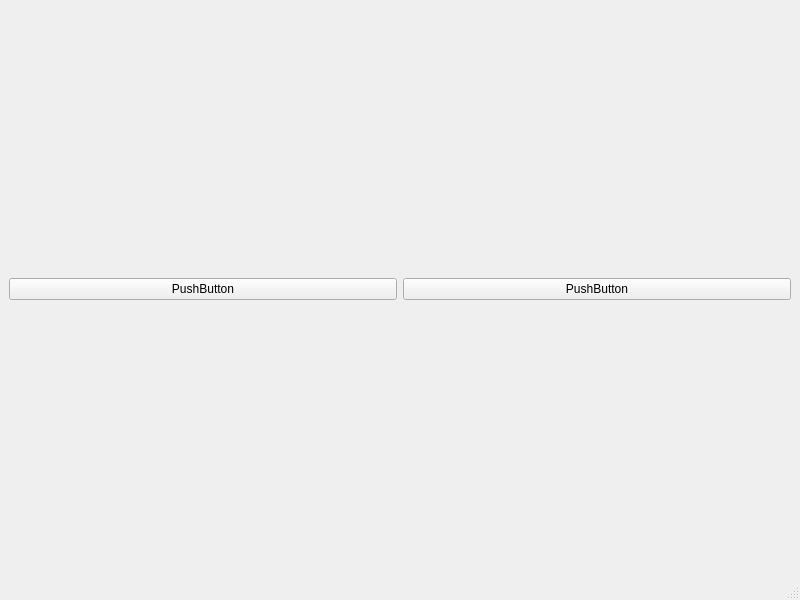
<?xml version="1.0" encoding="UTF-8"?>
<ui version="4.0">
 <class>MainWindow</class>
 <widget class="QMainWindow" name="MainWindow">
  <property name="geometry">
   <rect>
    <x>0</x>
    <y>0</y>
    <width>800</width>
    <height>600</height>
   </rect>
  </property>
  <property name="windowTitle">
   <string>MainWindow</string>
  </property>
  <widget class="QWidget" name="centralwidget">
   <layout class="QHBoxLayout" name="horizontalLayout">
    <item>
     <widget class="QPushButton" name="pushButton_2">
      <property name="text">
       <string>PushButton</string>
      </property>
     </widget>
    </item>
    <item>
     <widget class="QPushButton" name="pushButton">
      <property name="text">
       <string>PushButton</string>
      </property>
     </widget>
    </item>
   </layout>
  </widget>
  <widget class="QMenuBar" name="menubar">
   <property name="geometry">
    <rect>
     <x>0</x>
     <y>0</y>
     <width>800</width>
     <height>22</height>
    </rect>
   </property>
  </widget>
  <widget class="QStatusBar" name="statusbar"/>
 </widget>
 <resources/>
 <connections/>
</ui>
